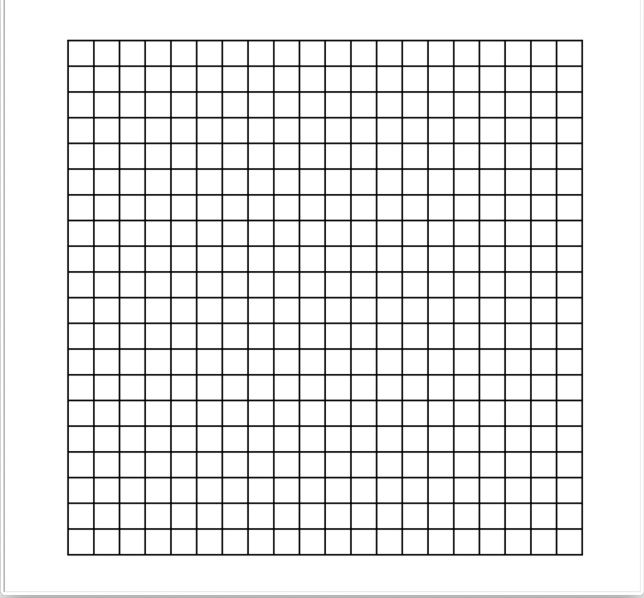
#> input picture image_warping/grid.png, 644 x 598 px
$ jupyter execute --allow-errors 'Image Warping failed implementation.ipynb'
#> lines starting #> are read from the running program, lines starting #| are printed output that depends on the picture
[cell 1]
import cv2
import matplotlib.pyplot as plt

import numpy as np
from scipy import sparse
from scipy.sparse.linalg import spsolve

from scipy.interpolate import RBFInterpolator, bisplev
from scipy.stats.qmc import Halton

For each pixelX in the destination
    DSUM = (0,0)
    weightsunr=()

    For each line P_i Q_i
        calculate U,V basedon P_i Q_i
        calculate X’_i based on U,V and P_i’ Q_i’
        calculate displacement D_i=X_i’-X_i for this line
        dist =shortest distance from X to P_i Q_i
        weight = (length/(a+dist))^b
        DSUM += D_i * weight
        weightsum += weight
    X’ = X + DSUM/weightsum

destinationlmage(X)=sourceImage(X’)

[cell 2]
rng = np.random.default_rng()
xobs = 2 * Halton(2, seed=rng).random(10000) - 1
yobs = np.sum(xobs, axis=1) * np.exp(-6*np.sum(xobs**2, axis=1))

xobs = np.array([[0.1, 0.1],
                [0.05, 0.1],
                [0.1, 0.15],
                [0.15, 0.1],
                [0.1, 0.05]])

yobs = np.array([2, 1, 1, 1, 1])


print(xobs)
print(xobs.shape, yobs.shape)

xgrid = np.mgrid[-1:1:50j, -1:1:50j]

xflat = xgrid.reshape(2, -1).T
interpolator = RBFInterpolator(xobs, yobs, kernel='thin_plate_spline', neighbors = 4)
yflat = interpolator(xflat)
ygrid = yflat.reshape(50, 50)

# [6 lines of commented-out code are left out]


fig, ax = plt.subplots()
ax.pcolormesh(*xgrid, ygrid, vmin=-0.25, vmax=0.25, shading='gouraud')
p = ax.scatter(*xobs.T, c=yobs, s=50, ec='k', vmin=-0.25, vmax=0.25)
fig.colorbar(p)
plt.show()
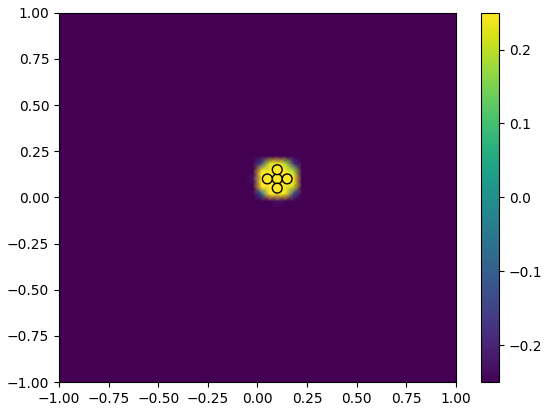
#> figure drawn by matplotlib, 2 panels

[cell 3]
image = cv2.imread('grid.png', cv2.IMREAD_GRAYSCALE)
#> image: shape (598, 644); min 2, max 255, mean 231.9
image = cv2.resize(image, (100, 100))
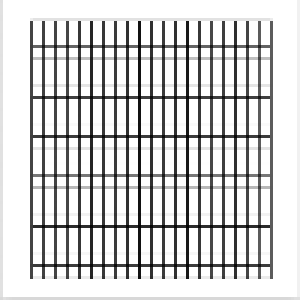
#> image: shape (100, 100) (shown 3 times larger); min 3, max 255, mean 209.7

MN = image.shape[0] * image.shape[1]
#> MN = 10000
print(MN)
#| 10000
p_points = np.array([[20, 20],
                    [20, 40],
                    [40, 20]])
q_points = np.array([[40, 40],
                    [20, 40],
                    [40, 20]])
print(image)
#> (printed output is left out)
plt.imshow(image)
plt.scatter(x=p_points[:,0], y=p_points[:,1])
#plt.scatter(x=q_points[:,0], y=q_points[:,1])


y, x = np.meshgrid(range(0, image.shape[0]), range(0, image.shape[1]))
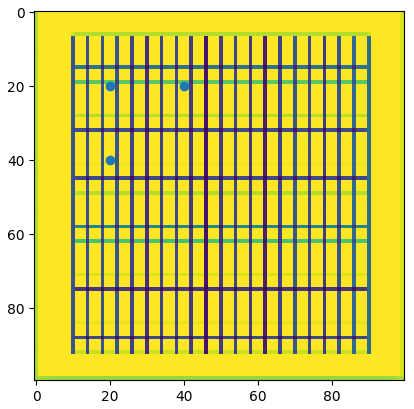
#> figure drawn by matplotlib, 1 panel

[cell 4]
image.shape

w = np.zeros((MN, 2))
w[:, 0] = x.reshape(-1) #add the x coordinates
w[:, 1] = y.reshape(-1) #add the y coordinates

q = np.zeros((MN, 2))
I_diag = np.zeros(MN)
#> I_diag = 10000 values from 0 to 0

for i, (original_node, destination_node) in enumerate(zip(p_points, q_points)):

    p_index = np.where((w == original_node).all(axis=1))
    q_index = np.where((w == destination_node).all(axis=1))

    q[q_index] = destination_node
    I_diag[p_index] = 1


I = sparse.identity(MN)
I_prime = sparse.diags(I_diag, 0, dtype=np.int8)

[cell 5]
alpha = 10.0
beta = 2500000.0
gamma = 0.0001

w

[cell 6]
#try with A = Identity
#try with B() =1

print((I_prime @ w)[(I_prime @ w).nonzero()[0], (I_prime @ w).nonzero()[1]])
#| [20. 20. 20. 40. 40. 20.]
print(q[q.nonzero()[0], q.nonzero()[1]])
#| [20. 40. 40. 20. 40. 40.]


print((I_prime @ w - q)[(I_prime @ w - q).nonzero()[0], (I_prime @ w - q).nonzero()[1]])
#| [ 20.  20. -40. -40.]

beta * (I_prime @ w - q)
